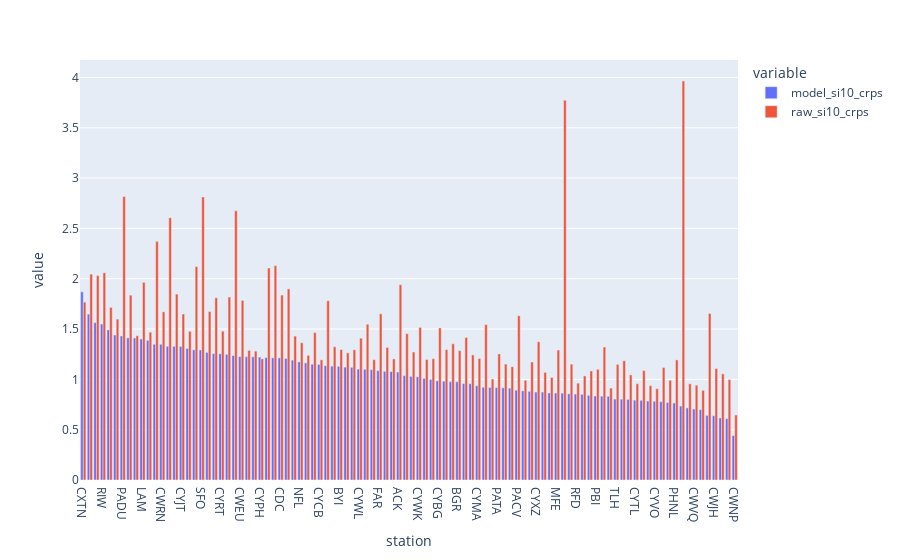

The notebook cell this image was saved under:
### Code cell
px.bar(data_frame=by_station_melt, x='station', y='value', color='variable', barmode='group')

### Figure 1 — Plotly figure (JSON) as saved in the notebook; plotly's stock layout.template omitted (floating-point values rounded to 4 significant figures)
{"data": [{"alignmentgroup": "True", "hovertemplate": "variable=model_si10_crps<br>station=%{x}<br>value=%{y}<extra></extra>", "legendgroup": "model_si10_crps", "marker": {"color": "#636efa", "pattern": {"shape": ""}}, "name": "model_si10_crps", "offsetgroup": "model_si10_crps", "orientation": "v", "showlegend": true, "textposition": "auto", "type": "bar", "x": ["CXTN", "CWQS", "CYFB", "RIW", "CYTE", "PAOT", "PADU", "CXSE", "ELP", "LAM", "CWND", "CWSF", "CWRN", "CYGW", "GTF", "CYJT", "CWIJ", "APA", "SFO", "GCD", "PASD", "CYRT", "PADQ", "PASI", "CWEU", "DUX", "ANW", "CYPH", "CYZT", "CYYT", "CDC", "CWWS", "CYVM", "NFL", "GDV", "SOW", "CYCB", "CXAT", "CYQH", "BYI", "CYKY", "CYUX", "CYWL", "CYVQ", "GPT", "FAR", "CYPE", "PABE", "ACK", "ACV", "MAF", "CYWK", "PABR", "CYVP", "CYBG", "FXY", "CYYR", "BGR", "IWD", "CYYE", "CYMA", "HQM", "NYL", "PATA", "WLD", "CWIK", "PACV", "CYZF", "OXR", "CYXZ", "CYXL", "BLV", "MFE", "HXD", "CDJ", "RFD", "BHM", "5C1", "PBI", "TEW", "AFW", "TLH", "DRI", "AGC", "CYTL", "CWCO", "BGM", "CYVO", "CYPY", "CWLB", "PHNL", "FFA", "CYMO", "CWVQ", "LRF", "VUJ", "CWJH", "JKL", "CWPZ", "CWNP"], "xaxis": "x", "y": [1.87, 1.648, 1.564, 1.55, 1.492, 1.441, 1.431, 1.412, 1.411, 1.401, 1.388, 1.349, 1.349, 1.328, 1.328, 1.327, 1.307, 1.293, 1.292, 1.268, 1.256, 1.254, 1.248, 1.236, 1.226, 1.225, 1.224, 1.221, 1.216, 1.214, 1.213, 1.207, 1.191, 1.173, 1.163, 1.151, 1.148, 1.136, 1.131, 1.129, 1.122, 1.12, 1.102, 1.1, 1.097, 1.087, 1.08, 1.078, 1.073, 1.036, 1.029, 1.026, 1.009, 0.9999, 0.9849, 0.9815, 0.9776, 0.9762, 0.9575, 0.9568, 0.9365, 0.9214, 0.9196, 0.9181, 0.9161, 0.9126, 0.8924, 0.886, 0.8815, 0.8739, 0.8737, 0.865, 0.8647, 0.8636, 0.8565, 0.8537, 0.8511, 0.8415, 0.8345, 0.8331, 0.8318, 0.804, 0.803, 0.8013, 0.7934, 0.7917, 0.7845, 0.7821, 0.7782, 0.7698, 0.765, 0.7349, 0.7162, 0.7053, 0.6989, 0.6425, 0.6388, 0.6163, 0.6096, 0.4414], "yaxis": "y"}, {"alignmentgroup": "True", "hovertemplate": "variable=raw_si10_crps<br>station=%{x}<br>value=%{y}<extra></extra>", "legendgroup": "raw_si10_crps", "marker": {"color": "#EF553B", "pattern": {"shape": ""}}, "name": "raw_si10_crps", "offsetgroup": "raw_si10_crps", "orientation": "v", "showlegend": true, "textposition": "auto", "type": "bar", "x": ["CXTN", "CWQS", "CYFB", "RIW", "CYTE", "PAOT", "PADU", "CXSE", "ELP", "LAM", "CWND", "CWSF", "CWRN", "CYGW", "GTF", "CYJT", "CWIJ", "APA", "SFO", "GCD", "PASD", "CYRT", "PADQ", "PASI", "CWEU", "DUX", "ANW", "CYPH", "CYZT", "CYYT", "CDC", "CWWS", "CYVM", "NFL", "GDV", "SOW", "CYCB", "CXAT", "CYQH", "BYI", "CYKY", "CYUX", "CYWL", "CYVQ", "GPT", "FAR", "CYPE", "PABE", "ACK", "ACV", "MAF", "CYWK", "PABR", "CYVP", "CYBG", "FXY", "CYYR", "BGR", "IWD", "CYYE", "CYMA", "HQM", "NYL", "PATA", "WLD", "CWIK", "PACV", "CYZF", "OXR", "CYXZ", "CYXL", "BLV", "MFE", "HXD", "CDJ", "RFD", "BHM", "5C1", "PBI", "TEW", "AFW", "TLH", "DRI", "AGC", "CYTL", "CWCO", "BGM", "CYVO", "CYPY", "CWLB", "PHNL", "FFA", "CYMO", "CWVQ", "LRF", "VUJ", "CWJH", "JKL", "CWPZ", "CWNP"], "xaxis": "x", "y": [1.767, 2.046, 2.031, 2.059, 1.715, 1.599, 2.817, 1.837, 1.434, 1.964, 1.468, 2.371, 1.671, 2.607, 1.847, 1.649, 1.477, 2.12, 2.813, 1.674, 1.811, 1.479, 1.818, 2.674, 1.784, 1.288, 1.281, 1.204, 2.107, 2.13, 1.838, 1.899, 1.43, 1.364, 1.239, 1.465, 1.194, 1.78, 1.324, 1.297, 1.263, 1.294, 1.409, 1.548, 1.196, 1.651, 1.318, 1.203, 1.94, 1.454, 1.272, 1.517, 1.197, 1.205, 1.511, 1.296, 1.353, 1.286, 1.417, 1.242, 1.207, 1.544, 1.003, 1.253, 1.152, 1.125, 1.632, 0.9906, 1.173, 1.374, 1.07, 1.019, 1.291, 3.773, 1.151, 0.9619, 1.034, 1.084, 1.1, 1.321, 0.913, 1.149, 1.185, 1.044, 0.9566, 1.087, 0.9375, 0.9071, 1.118, 0.9912, 1.193, 3.965, 0.9559, 0.9422, 0.8911, 1.655, 1.108, 1.055, 0.9985, 0.646], "yaxis": "y"}], "layout": {"autosize": true, "barmode": "group", "legend": {"title": {"text": "variable"}, "tracegroupgap": 0}, "margin": {"t": 60}, "xaxis": {"anchor": "y", "autorange": true, "domain": [0, 1], "range": [-0.5, 99.5], "title": {"text": "station"}, "type": "category"}, "yaxis": {"anchor": "x", "autorange": true, "domain": [0, 1], "range": [0, 4.173], "title": {"text": "value"}, "type": "linear"}}}
